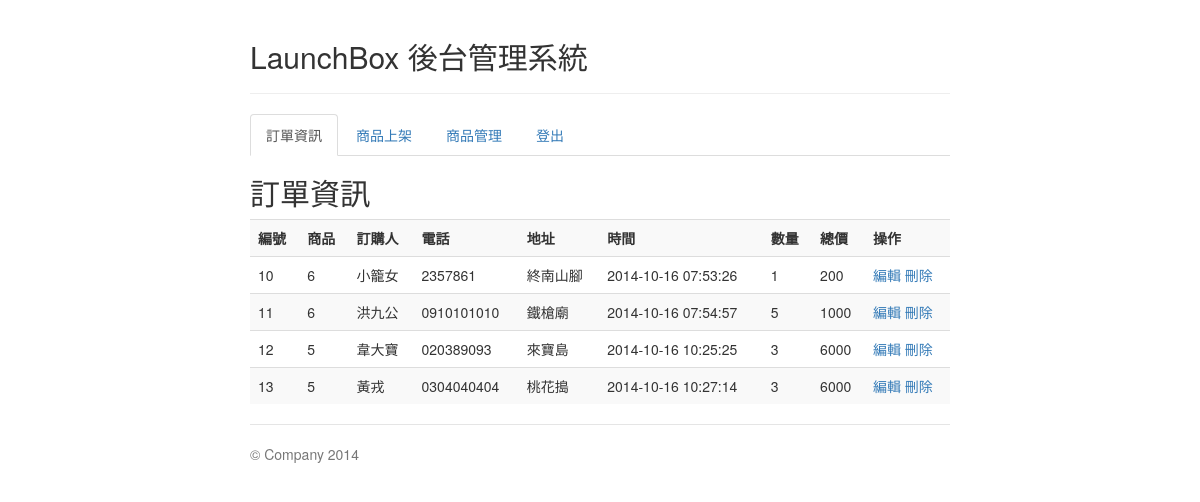
Screenshot of /adpanel.php (signed in) with the database file from the repository.
### tables this page shows
CREATE TABLE `order_info` (
`order_id` int(30) NOT NULL,
  `meal_id` int(30) NOT NULL,
  `order_username` varchar(20) NOT NULL,
  `order_phone` varchar(20) NOT NULL,
  `order_address` varchar(40) NOT NULL,
  `order_time` datetime NOT NULL,
  `order_count` int(12) NOT NULL,
  `order_total_price` int(15) NOT NULL
);

### db_function.php (called while the page is built, shortened)
<?php
function db_fetch_array($result) {
	return mysqli_fetch_array($result);
}
function db_query($connect, $query) {
	return mysqli_query($connect, $query);
}
?>

### layout/order_tab.php (the view, shortened to what this page needs)
<?php
include_once 'db_function.php';
$deal_query = "SELECT * FROM `order_info`;";
$deal_result = db_query($connect, $deal_query);
?>
<div><h2>訂單資訊</h2></div>
<table class="table table-striped">
	<tr>
		<th>編號</th>
		<th>商品</th>
		<th>訂購人</th>
		<th>電話</th>
		<th>地址</th>
		<th>時間</th>
		<th>數量</th>
		<th>總價</th>
		<th>操作</th>
	</tr>
	<?php
		while($deal_row = db_fetch_array($deal_result)) {
			echo "<tr>
					<td>$deal_row[0]</td>
					<td>$deal_row[1]</td>
					<td>$deal_row[2]</td>
					<td>$deal_row[3]</td>
					<td>$deal_row[4]</td>
					<td>$deal_row[5]</td>
					<td>$deal_row[6]</td>
					<td>$deal_row[7]</td>
					<td><a href='edit_order_form.php?order_id=$deal_row[0]&order_username=$deal_row[2]&order_phone=$deal_row[3]&order_address=$deal_row[4]&order_count=$deal_row[6]&order_total_price=$deal_row[7]'>編輯</a> ";
			echo 	"<a href='delete_order.php?order_id=$deal_row[0]'>刪除</a></td>
				</tr>";
		}
	?>
</table>

### adpanel.php (shortened to what this page needs)
<?php
include_once 'db_function.php';
?>
<!DOCTYPE html>
<html lang="en">
<head>
    <link rel="stylesheet" href="//maxcdn.bootstrapcdn.com/bootstrap/3.2.0/css/bootstrap.min.css">
    <link rel="stylesheet" href="assets/css/jumbotron-narrow.css">
    <link rel="stylesheet" href="assets/css/main.css">
</head>
<body>
    <div class="container">
        <h2>LaunchBox 後台管理系統</h2>
        <hr>
        <ul class="nav nav-tabs" role="tablist">
          <li class="active"><a href="#order" role="tab" data-toggle="tab">訂單資訊</a></li>
          <li><a href="#upload" role="tab" data-toggle="tab">商品上架</a></li>
          <li><a href="#manage" role="tab" data-toggle="tab">商品管理</a></li>
          <li><a href="logout.php">登出</a></li>
        </ul>
        <div class="tab-content">
          <div class="tab-pane active" id="order">
            <?php include_once 'layout/order_tab.php'; ?>
          </div>
        </div>
<?php include_once 'layout/footer.php'; ?>

### layout/footer.php (shortened to what this page needs)
        <div class="footer">
            <p>&copy; Company 2014</p>
        </div>
 	</div>
</body>
</html>

### assets/css/jumbotron-narrow.css (style rules this page uses)
body { padding-top: 20px; padding-bottom: 20px; }
.header, .marketing, .footer { padding-right: 15px; padding-left: 15px; }
.footer { padding-top: 19px; color: #777; border-top: 1px solid #e5e5e5; }
@media (min-width: 768px) { .container { max-width: 730px; } }
@media screen and (min-width: 768px) { .header, .marketing, .footer { padding-right: 0; padding-left: 0; } }

### rows the page displays
order_info: order_id "10", meal "6", order_username "小籠女", order_phone "2357861", order_address "終南山腳", order_time "2014-10-16 07:53:26", order_count "1", order_total_price "200"
order_info: order_id "11", meal "6", order_username "洪九公", order_phone "0910101010", order_address "鐵槍廟", order_time "2014-10-16 07:54:57", order_count "5", order_total_price "1000"
order_info: order_id "12", meal "5", order_username "韋大寶", order_phone "020389093", order_address "來寶島", order_time "2014-10-16 10:25:25", order_count "3", order_total_price "6000"
order_info: order_id "13", meal "5", order_username "黃戎", order_phone "0304040404", order_address "桃花搗", order_time "2014-10-16 10:27:14", order_count "3", order_total_price "6000"
